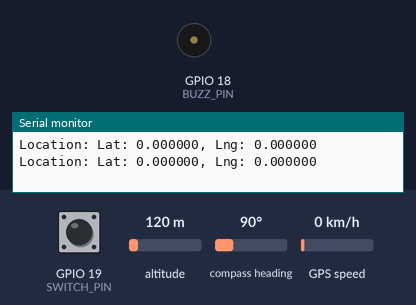
Bench run of a sketch on a simulated ESP32. Parts: buzzer (waves = sounding, pin HIGH), the last lines printed to the serial monitor. The inputs (shaded band) are chosen by the test bench; at power-on: GPIO 19 (SWITCH_PIN) LOW, altitude 120 m, compass heading 90°, GPS speed 0 km/h. WiFi joins after 1.5 s; servers stay silent unless stated; the GPS gets a fix after 3 s at 37.7749, -122.4194 with 8 satellites.

Above: at 6.0 s.
6.1 s: GPIO 19 (SWITCH_PIN) pulled HIGH for 1.2 s
At 7.6 s:
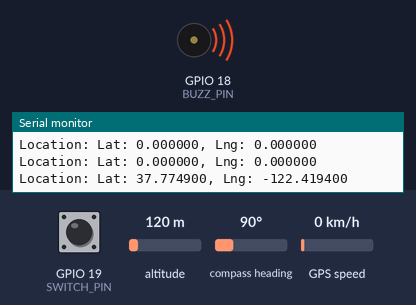
Timing chart, 0 to 14.8 s (numbered marks = the images above; inputs shaded):
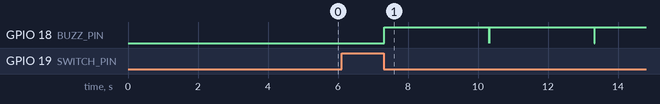

The sketch:

ESP32.ino
```cpp
#define BLYNK_TEMPLATE_ID "TMPL33XRdh8rV"
#define BLYNK_TEMPLATE_NAME "accident avoiding system"
#define BLYNK_AUTH_TOKEN "F_tiayA3z4ehjVdMVQ4iOHFEhS7e20cd"
#define BLYNK_PRINT Serial
#include <WiFi.h>
#include <BlynkSimpleEsp32.h>
#include <TinyGPSPlus.h>

char auth[] = BLYNK_AUTH_TOKEN;
char ssid[] = "realme";
char pass[] = "12345678";

#define BUZZ_PIN 18
#define SWITCH_PIN 19

TinyGPSPlus gps;

void setup() {
  Serial.begin(9600);

  Blynk.begin(auth, ssid, pass);
  pinMode(SWITCH_PIN, INPUT);

  pinMode(BUZZ_PIN, OUTPUT);


  delay(3000);
}

void loop() {
  Blynk.run();


displayInfo();
  if (digitalRead(SWITCH_PIN) == HIGH) {
    delay(500);
    while (Serial2.available() > 0) {
      if (gps.encode(Serial2.read())) {
        displayInfo();
         Blynk.virtualWrite(V1, "Denger area go slow");
         digitalWrite(BUZZ_PIN, HIGH);
         delay(3000);
         digitalWrite(BUZZ_PIN, LOW);

      }
    }

    if (millis() > 5000 && gps.charsProcessed() < 10) {
      Serial.println(F("No GPS detected: check wiring."));
      while (true);
    }
  }

  delay(1000);
}

void displayInfo() {
  Serial.print(F("Location: "));

  char locationStr[20];

  if (gps.location.isValid()) {
    sprintf(locationStr, "%.6f,%.6f", gps.location.lat(), gps.location.lng());
  } else {
    sprintf(locationStr, "NO_GPS");
  }

  Blynk.virtualWrite(V0, locationStr);
//Blynk.virtualWrite(V0, "19.89225, 75.3466");
  Serial.print("Lat: ");
  Serial.print(gps.location.lat(), 6);
  Serial.print(F(", Lng: "));
  Serial.print(gps.location.lng(), 6);
  Serial.println();
}
```

Measured:
- after the input at 6.1 s, GPIO 18 (BUZZ_PIN): alternates HIGH for 3.0 s and LOW for 0.01 s, starting after 1.2 s
